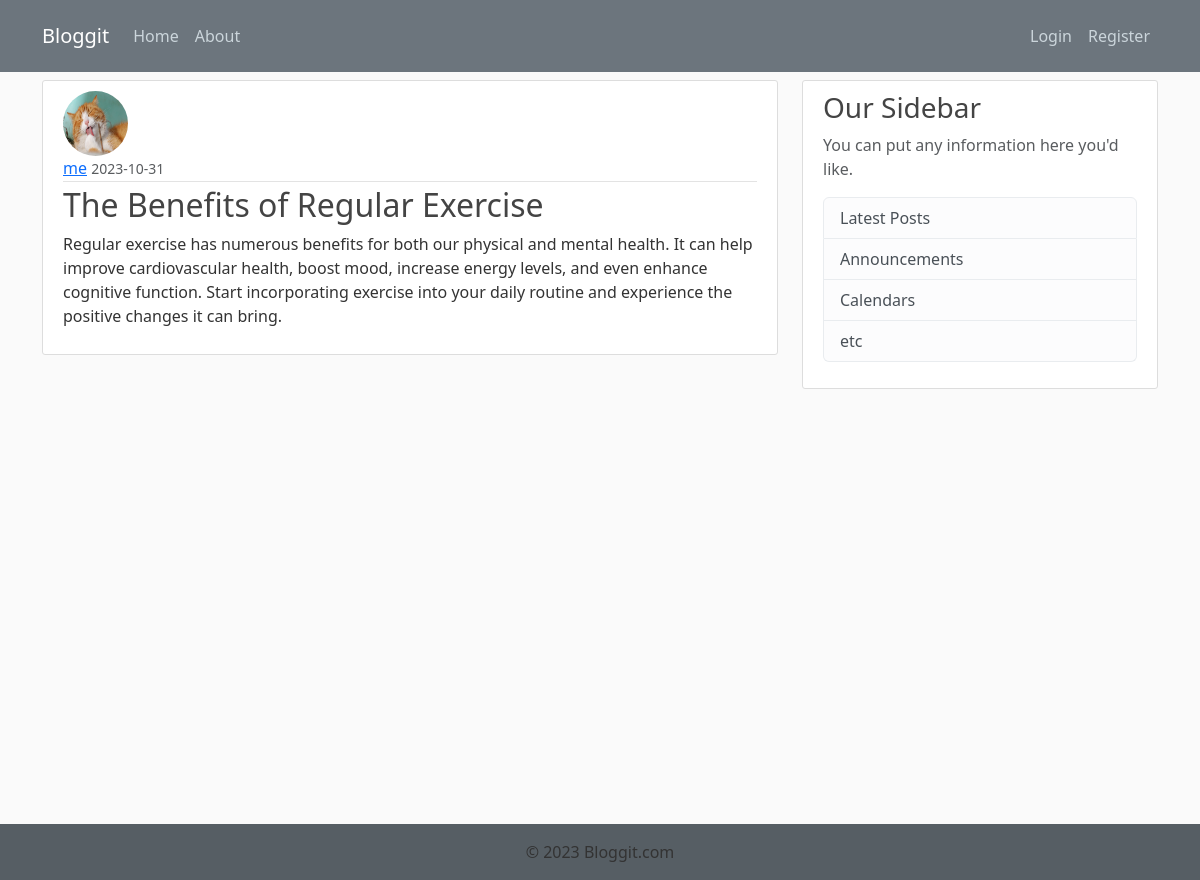
Before: /post/4 with the older database file.
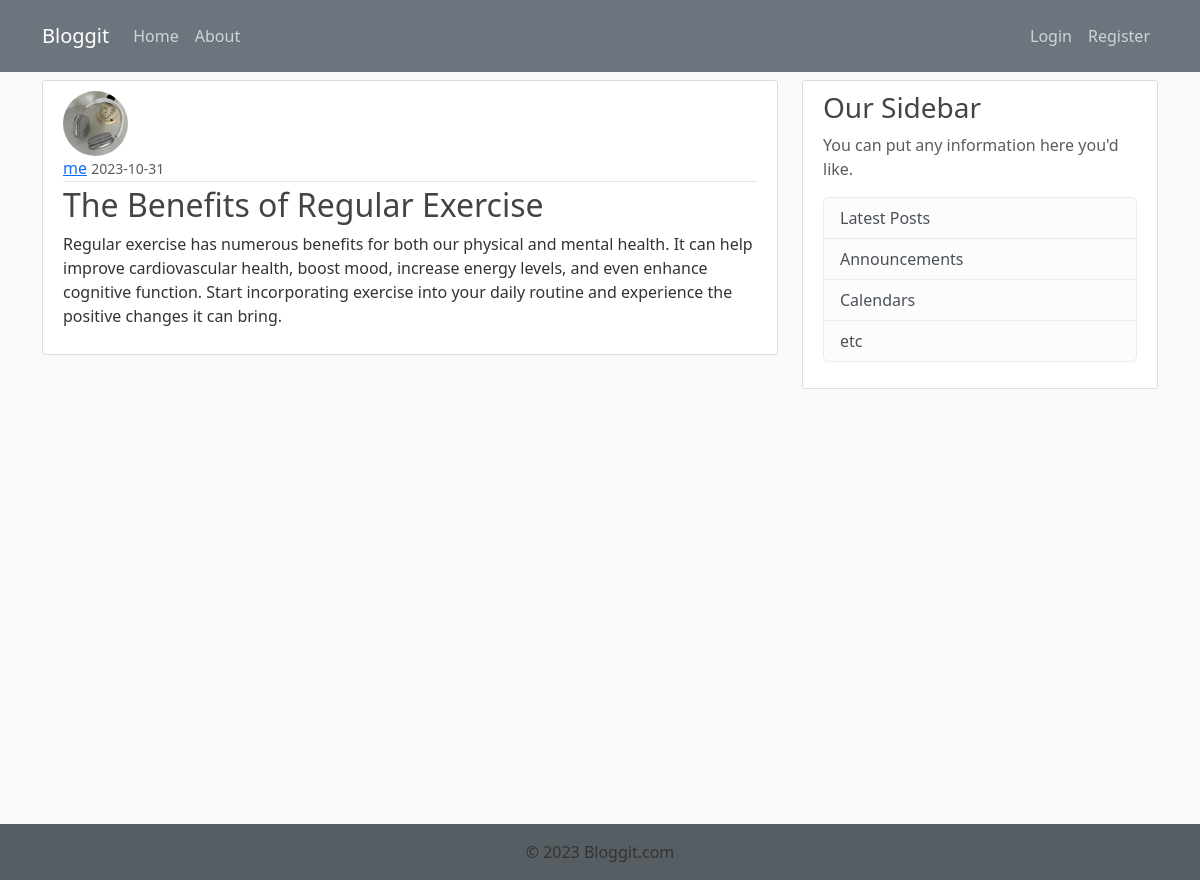
After: the same page with the newer database file.
### flaskblog/models.py (models this page shows, shortened)
class User(db.Model, UserMixin):
    id = db.Column(db.Integer, primary_key=True)
    username = db.Column(db.String(20), unique=True, nullable=False)
    email = db.Column(db.String(120), unique=True, nullable=False)
    image_file = db.Column(db.String(20), nullable=False, default='default.jpeg')
    password = db.Column(db.String(60), nullable=False)
    post = db.relationship('Post', backref='author', lazy=True)

### flaskblog/routes.py (the view)
@app.route("/post/<int:post_id>")
def post(post_id):
    post = Post.query.get_or_404(post_id)
    return render_template('post.html', title=post.title, post=post)

### flaskblog/templates/post.html (shortened to what this page needs)
{% extends "layout.html" %}
{% block content %}
    <article class="media content-section">
        <img class="rounded-circle article-img" src="{{ url_for('static', filename='profile_pics/' + post.author.image_file) }}">
        <div class="media-body">
            <div class="article-metadata">
            <a class="mr-2" href="{{ url_for('user_posts', username=post.author.username) }}">{{ post.author.username }}</a>
            <small class="text-muted">{{ post.date_posted.strftime('%Y-%m-%d') }}</small>
            </div>
            <h2 class="article-title">{{ post.title }}</h2>
            <p class="article-content">{{ post.content }}</p>
        </div>
    </article>
{% endblock content %}

Changed rows visible on the page:
changed User "me": image_file: picture added in place of a placeholder
